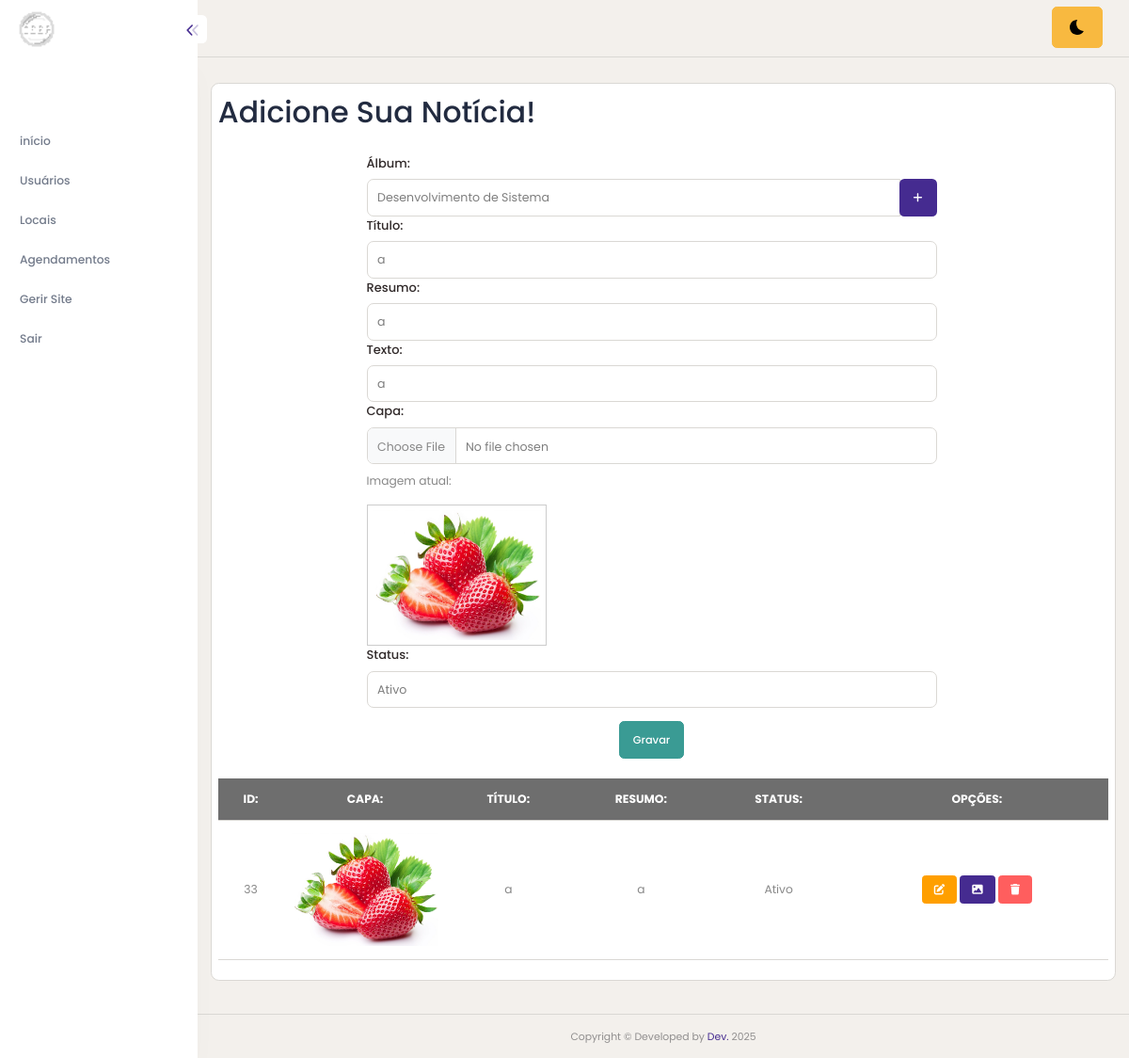
Page /noticias-cadastro.php?id=33 (signed in) on the committed database.
### tables this page shows
CREATE TABLE `noticias` (
  `id` int(11) NOT NULL,
  `titulo` varchar(100) DEFAULT NULL,
  `resumo` varchar(254) DEFAULT NULL,
  `texto` text DEFAULT NULL,
  `status` tinyint(1) DEFAULT NULL,
  `imagem` text DEFAULT NULL
);

### noticias-cadastro.php (the view, shortened to what this page needs)
<?php
include('conexao.php');
$id = isset($_GET["id"]) ? $_GET["id"] : "";
$dados = [];
if ($id) {
    $sql = $conn->prepare("SELECT * FROM NOTICIAS WHERE id = :id");
    $sql->bindParam(':id', $id, PDO::PARAM_INT);
    $sql->execute();
    $dados = $sql->fetch();
}
?>
<!DOCTYPE html>
<html lang="pt-BR">
<head>
    <?php include("app-header.php"); ?>
</head>
<body>
    <?php include("app-lateral.php"); ?>
    <div class="content-body" style="min-height: 899px;">
        <div class="container-fluid">
            <div class="row">
                <div class="card p-2">
                    <h1>Adicione Sua Notícia!</h1>
                    <div class="row mt-3">
                        <form action="noticias-acao.php" method="post" enctype="multipart/form-data" class="row">
                            <div class="offset-2 col-8">
                                <label for="album" class="form-label">Álbum:</label>
                                <div class="input-group">
                                    <select name="txtAlbum" id="album" class="form-control">
                                        <?php
                                        $sqlalbum = $conn->prepare("SELECT * FROM albuns WHERE status=1");
                                        $sqlalbum->execute();
                                        while ($dadosalbum = $sqlalbum->fetch()) { ?>
                                            <option value='<?php echo $dadosalbum["id"]; ?>'
                                                <?php if (!empty($dados["album_id"]) && $dados["album_id"] == $dadosalbum["id"]) echo "selected"; ?>>
                                                <?php echo $dadosalbum["nome"]; ?>
                                            </option>
                                        <?php } ?>
                                    </select>
                                    <div class="input-group-append">
                                        <a href="albuns-cadastro.php" class="btn bg-primary text-white" title="Adicionar novo álbum">
                                            <i class="fa fa-plus"></i>
                                        </a>
                                    </div>
                                </div>
                            </div>
                            <div class="offset-2 col-8">
                                <label for="titulo" class="form-label">Título:</label>
                                <input type="text" class="form-control" id="titulo" name="txtTitulo" value="<?php echo $dados['titulo'] ?? ''; ?>">
                            </div>
                            <div class="offset-2 col-8">
                                <label for="resumo" class="form-label">Resumo:</label>
                                <input type="text" class="form-control" id="resumo" name="txtResumo" value="<?php echo $dados['resumo'] ?? ''; ?>">
                            </div>
                            <div class="offset-2 col-8">
                                <label for="texto" class="form-label">Texto:</label>
                                <input type="text" class="form-control" id="texto" name="txtTexto" value="<?php echo $dados['texto'] ?? ''; ?>">
                            </div>
                            <div class="offset-2 col-8">
                                <label for="imagem" class="form-label">Capa:</label>
                                <input type="file" class="form-control mb-2" id="imagem" name="txtImagem">
                                <?php if (!empty($dados['imagem'])): ?>
                                    <div>
                                        <p>Imagem atual:</p>
                                        <img src="uploads/<?php echo $dados['imagem']; ?>" alt="Imagem atual" style="max-height: 150px; border: 1px solid #ccc; padding: 5px;">
                                    </div>
                                <?php endif; ?>
                            </div>
                            <div class="offset-2 col-8">
                                <label for="status" class="form-label">Status:</label>
                                <select class="form-control" id="status" name="txtStatus">
                                    <option value="1" <?php if (($dados['status'] ?? '') == 1) echo 'selected'; ?>>Ativo</option>
                                </select>
                            </div>
                            <div class="col-12 text-center">
                                <input value="Gravar" type="submit" class="btn btn-success mt-3">
                            </div>
                        </form>
                    </div>
                    <div class="text-center mt-4">
                        <table class="table">
                            <tr class="table-dark">
                                <th>ID:</th>
                                <th>CAPA:</th>
                                <th>TÍTULO:</th>
                                <th>RESUMO:</th>
                                <th>STATUS:</th>
                                <th>OPÇÕES:</th>
                            </tr>
                            <?php
                            $sql = $conn->prepare("SELECT * FROM noticias");
                            $sql->execute();
                            while ($dados = $sql->fetch()) {
                            ?>
                                <tr>
                                    <td><?php echo $dados['id']; ?></td>
                                    <td style="width: 150px;">
                                        <img src='uploads/<?php echo $dados['imagem'] ?? ''; ?>' class='imgBorda' height='120px'>
                                    </td>
                                    <td><?php echo $dados['titulo']; ?></td>
                                    <td><?php echo $dados['resumo']; ?></td>
                                    <td><?php echo $dados['status'] == 1 ? 'Ativo' : 'Bloqueado'; ?></td>
                                    <td class="text-center">
                                        <a href="noticias-cadastro.php?id=<?php echo $dados['id']; ?>" class="btn btn-warning btn-sm">
                                            <i class="fa-solid fa-pen-to-square"></i>
                                        </a>
                                        <a href="modalFotos?id=<?php echo $dados['id']; ?>" class="btn btn-primary btn-sm" data-bs-toggle="modal" data-bs-target="#modalFotos" data-album-id="<?php echo $dados['id']; ?>">
                                            <i class="fa-solid fa-image"></i>
                                        </a>
                                        <a href="noticias-deletar.php?id=<?php echo $dados['id']; ?>" class="btn btn-danger btn-sm">
                                            <i class="fa-solid fa-trash"></i>
                                        </a>
                                    </td>
                                </tr>
                            <?php } ?>
                        </table>
                    </div>
                </div>
            </div>
        </div>
    </div>
    <?php include("app-footer.php"); ?>
</body>
</html>

### rows in the picture
noticias: txtTitulo "a", txtResumo "a", txtTexto "a", imagem (picture), txtStatus "Ativo", id "33", titulo "a", resumo "a"

### other values in the picture
form field txtAlbum "Desenvolvimento de Sistema"
